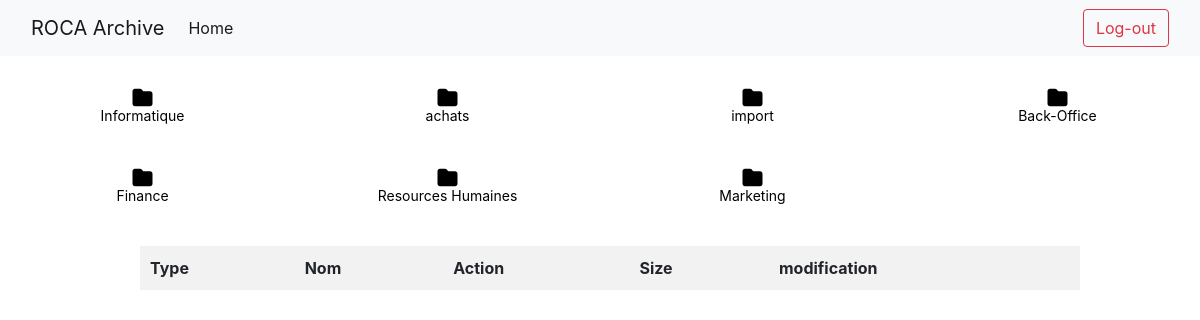
The page /homepage/ (signed in) on the database as committed earlier.
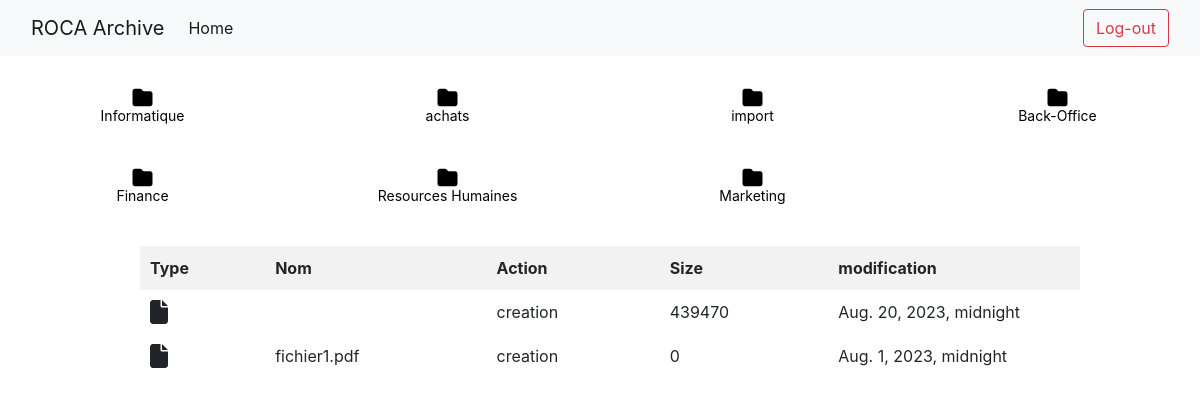
The same page on the database as committed later.
### Arch_App/models.py (models this page shows)
class Log(models.Model):
    nature      = models.CharField(max_length=100)
    nom = models.CharField(max_length=100)
    size = models.IntegerField(default=0)
    modification = models.DateTimeField(auto_now=True)

### Arch_App/views.py (the view)
# urls.py: path('homepage/',views.homepage,name='homepage'),
def homepage(request):
  if str(request.user) == 'AnonymousUser':
    return redirect('login')
  logs = Log.objects.all().order_by('-modification')
  return render(request, 'arch/homepage.html',{'logs': logs})

### Arch_App/templates/arch/homepage.html (shortened to what this page needs)
{% load static %}
<!DOCTYPE html>
<html>
<head>
  <link rel="stylesheet" href="{% static 'css/bootstrap.css' %}">
  <link rel="stylesheet" href="{% static 'css/style.css' %}">
  <link rel="stylesheet" href="{% static 'css/table.css' %}">
  <link rel="stylesheet" href="https://cdnjs.cloudflare.com/ajax/libs/font-awesome/6.1.1/css/all.min.css" />
</head>
<body>
    <nav class="navbar navbar-expand-lg navbar-light bg-light">
        <div class="container-fluid">
          <a class="navbar-brand" href="#">ROCA Archive</a>
          <div class="collapse navbar-collapse" id="navbarSupportedContent">
            <ul class="navbar-nav me-auto mb-2 mb-lg-0">
              <li class="nav-item">
                <a class="nav-link active" aria-current="page" href="#">Home</a>
              </li>
            </ul>
            <form class="w-100" action="/logOut">
              <button class="btn btn-outline-danger float-right" type="submit">Log-out</button>
            </form>
          </div>
        </div>
    </nav>
    <div class="table-container" style="color: black;">
      <a href="{% url 'departementDetails' 'Informatique' %}" class="folder-icon" style="text-decoration-line:none ;" name="info">
        <i class="fas fa-folder"></i>
        <span>Informatique</span>
      </a>
      <a href="{% url 'departementDetails' 'Achats' %}" class="folder-icon" style="text-decoration-line:none ;">
        <i class="fas fa-folder"></i>
        <span>achats</span>
      </a>
      <a href="{% url 'departementDetails' 'Import' %}" class="folder-icon" style="text-decoration-line:none ;">
        <i class="fas fa-folder"></i>
        <span>import</span>
      </a>
      <a href="{% url 'departementDetails' 'Back-Office' %}" class="folder-icon" style="text-decoration-line:none ;">
        <i class="fas fa-folder"></i>
        <span>Back-Office</span>
      </a>
      <a href="{% url 'departementDetails' 'Finance' %}" class="folder-icon" style="text-decoration-line:none ;">
        <i class="fas fa-folder"></i>
        <span>Finance</span>
      </a>
      <a href="{% url 'departementDetails' 'Ressources Humaines' %}" class="folder-icon" style="text-decoration-line:none ;">
        <i class="fas fa-folder"></i>
        <span>Resources Humaines</span>
      </a>
      <a href="{% url 'departementDetails' 'Marketing' %}" class="folder-icon" style="text-decoration-line:none ;">
        <i class="fas fa-folder"></i>
        <span>Marketing</span>
      </a>
    </div>
    <div class="table2">
      <div class="w-100 m-10 p-10" style="padding-left:120px;padding-right:120px">
        <table class="w-100">
          <tr>
            <th class="folder-col"> Type          </th>
            <th class="folder-col"> Nom          </th>
            <th class="folder-col"> Action        </th>
            <th class="item-col">   Size          </th>
            <th class="date-col">   modification  </th>
          </tr>
          {% for log in logs %}
          <tr>
            <td class="folder-icon2">
              <i class="fas fa-file"></i>
            </td>
            <td>{{log.nom}}</td>
            <td>{{log.nature}}</td>
            <td>{{log.size}}</td>
            <td>{{log.modification}}</td>
          </tr>
          {% endfor %}
        </table>
      </div>
    </div>
  </body>
</html>

Rows that differ between the two databases and show on the page:
added Log: nature "creation", size "439470", modification "Aug. 20, 2023, midnight"
added Log: nom "fichier1.pdf", nature "creation", size "0", modification "Aug. 1, 2023, midnight"
